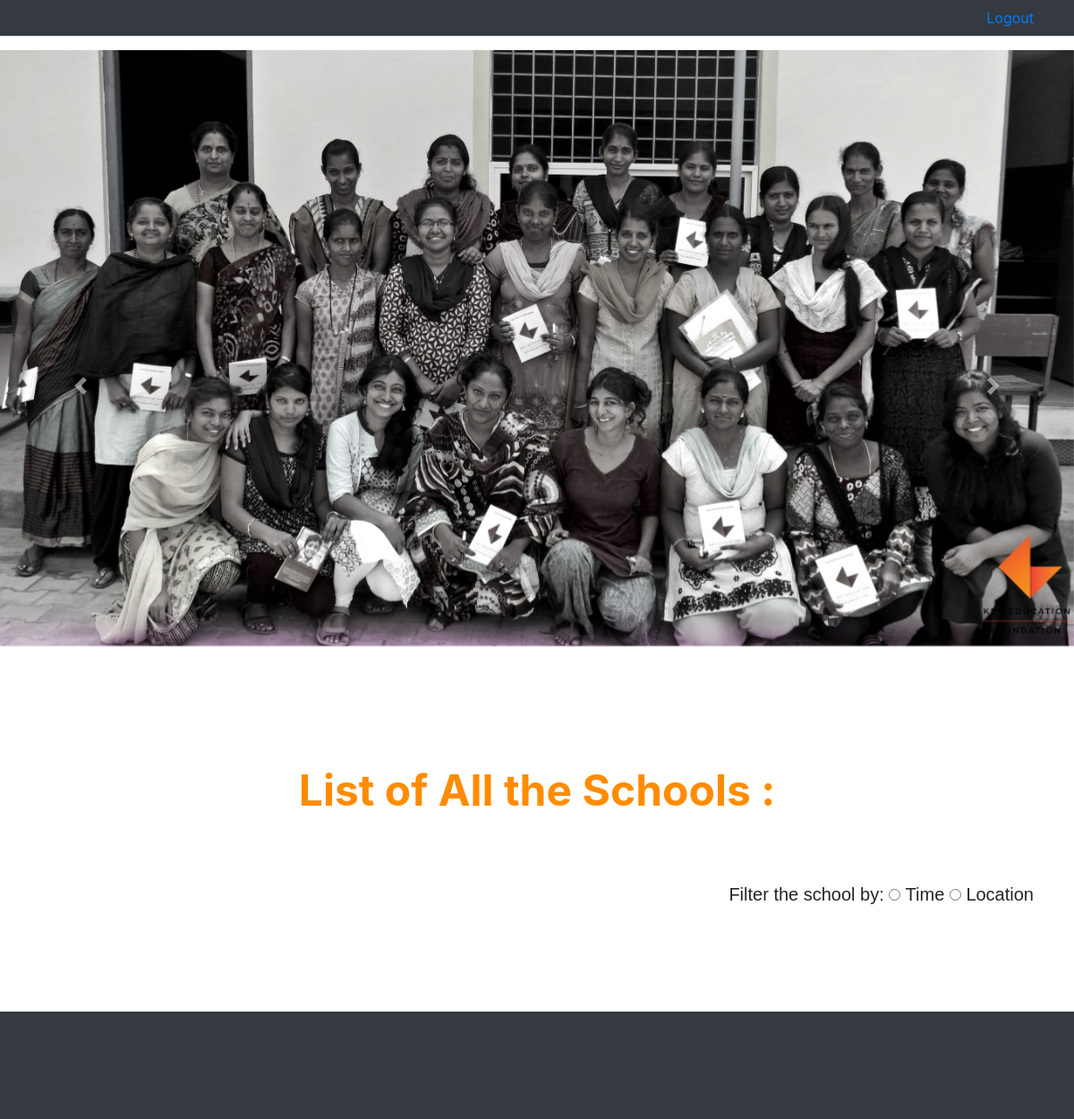
/employees/index/, run on an earlier commit of the app's database.
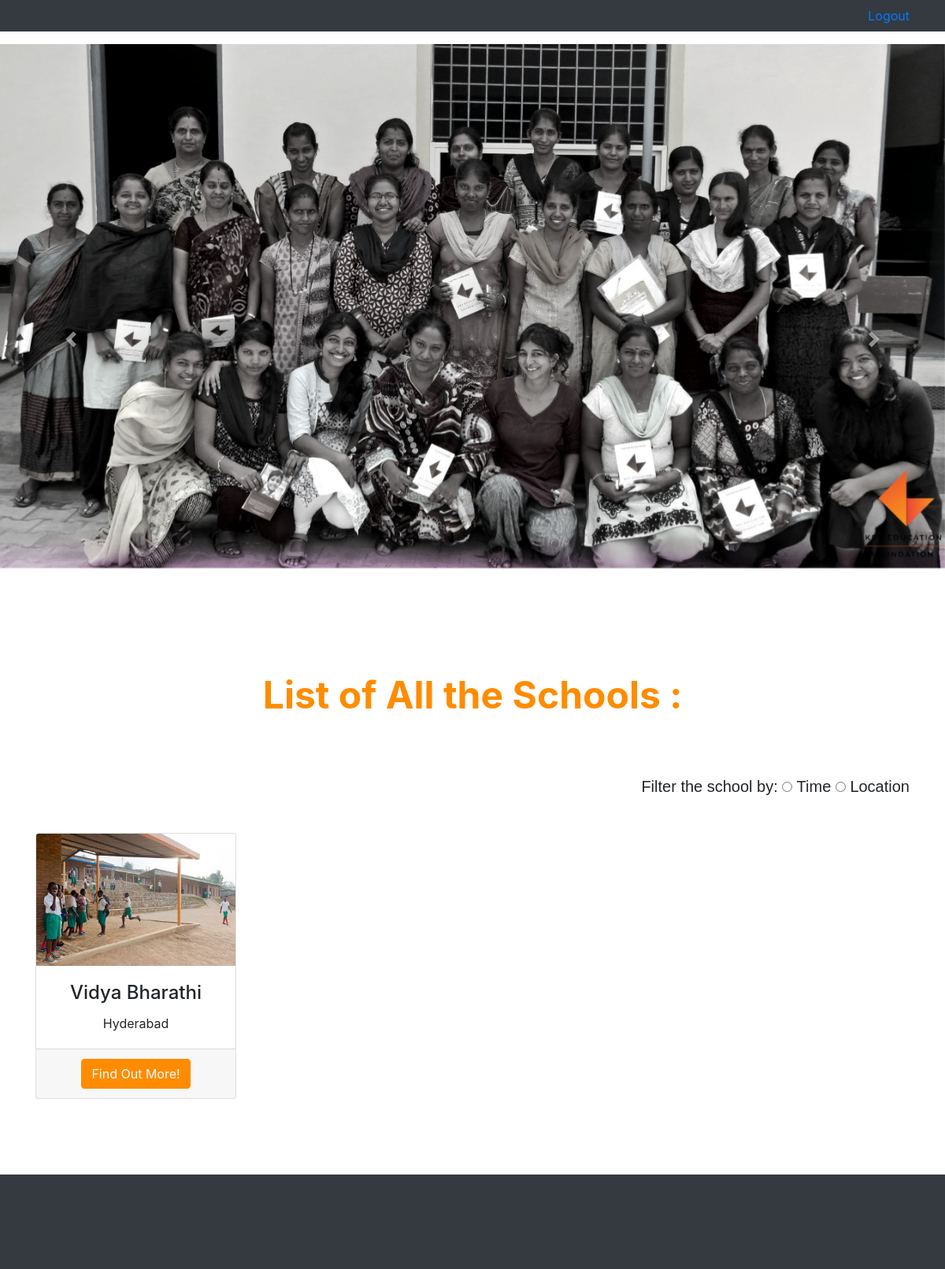
And on a later commit of the database.
### schools/models.py (models this page shows)
class School(models.Model):
    name = models.CharField(max_length = 100)
    location = models.CharField(max_length = 100)
    phone = models.CharField(max_length = 20)
    registered_date = models.DateTimeField(default = timezone.now)

### employees/views.py (the view)
# urls.py: path('index/', views.index, name = 'index'),
def index(request):
    schools = School.objects.all()
    return render(request, 'employees/index.html', {'schools': schools})

### templates/employees/index.html (shortened to what this page needs)
{% load static %}
<!DOCTYPE html>
<html lang="en">
<head>
  <link href="{% static 'employees/vendor/bootstrap/css/bootstrap.min.css' %}" rel="stylesheet">
<link href="{% static 'employees/css/heroic-features.css' %}" rel="stylesheet">
</head>
<body>
  <nav class="navbar navbar-expand-lg navbar-dark bg-dark fixed-top">
    <div class="container">
      <div class="collapse navbar-collapse" id="navbarResponsive">
        <ul class="navbar-nav ml-auto">
          <li class="nav-item">
              <a class="tm-text-primary mb-3 tm-catalog-item-title" href="{% url 'logout' %}">Logout</a>
          </li>
        </ul>
      </div>
    </div>
  </nav>
  <div id="carouselExampleIndicators" class="carousel slide" style="height: 750px;" data-ride="carousel">
    <ol class="carousel-indicators" >
      <li data-target="#carouselExampleIndicators" data-slide-to="0" class="active"></li>
      <li data-target="#carouselExampleIndicators" data-slide-to="1"></li>
      <li data-target="#carouselExampleIndicators" data-slide-to="2"></li>
    </ol>
    <div class="carousel-inner" style="height: 750px;">
      <div class="carousel-item active">
        <img class="d-block w-100" src="{% static 'employees/images/pic1.jpg' %}" alt="First slide">
      </div>
    </div>
    <a class="carousel-control-prev" href="#carouselExampleIndicators" role="button" data-slide="prev">
      <span class="carousel-control-prev-icon" aria-hidden="true"></span>
    </a>
    <a class="carousel-control-next" href="#carouselExampleIndicators" role="button" data-slide="next">
      <span class="carousel-control-next-icon" aria-hidden="true"></span>
    </a>
  </div>
  <div class="container">
    <br>
    <br>
    <header class="section-header">
      <h3>List of All the Schools : </h3>
      <br>
      <br>
    </header>
    <div class="lead">
    Filter the school by:
      <INPUT TYPE='radio' NAME='filter' VALUE='time' onClick="javascript:return yourfunction(1)"> Time
    <INPUT TYPE='radio' NAME='filter' VALUE='location' onClick="javascript:return yourfunction(2)"> Location
      </div>
<br />
    <div class="row text-center">
      {% for school in schools %}
        <div class="col-lg-3 col-md-6 mb-4">
          <div class="card h-100">
            <img class="card-img-top" src="{% static 'employees/images/School1.jpeg' %}" alt="">
            <div class="card-body">
              <h4 class="card-title">{{ school.name }}</h4>
              <p class="card-text">{{ school.location }}</p>
            </div>
            <div class="card-footer">
              <a href="{% url 'tcher' %}" class="btn btn-primary">Find Out More!</a>
            </div>
          </div>
        </div>
      {% endfor %}
    </div>
    <br>
    <br> <br>
  </div>
  <footer class="py-5 bg-dark">
    <br>
  </footer>
</body>
</html>

What changed in the data, as far as the page shows it:
added School: name "Vidya Bharathi", location "Hyderabad"
